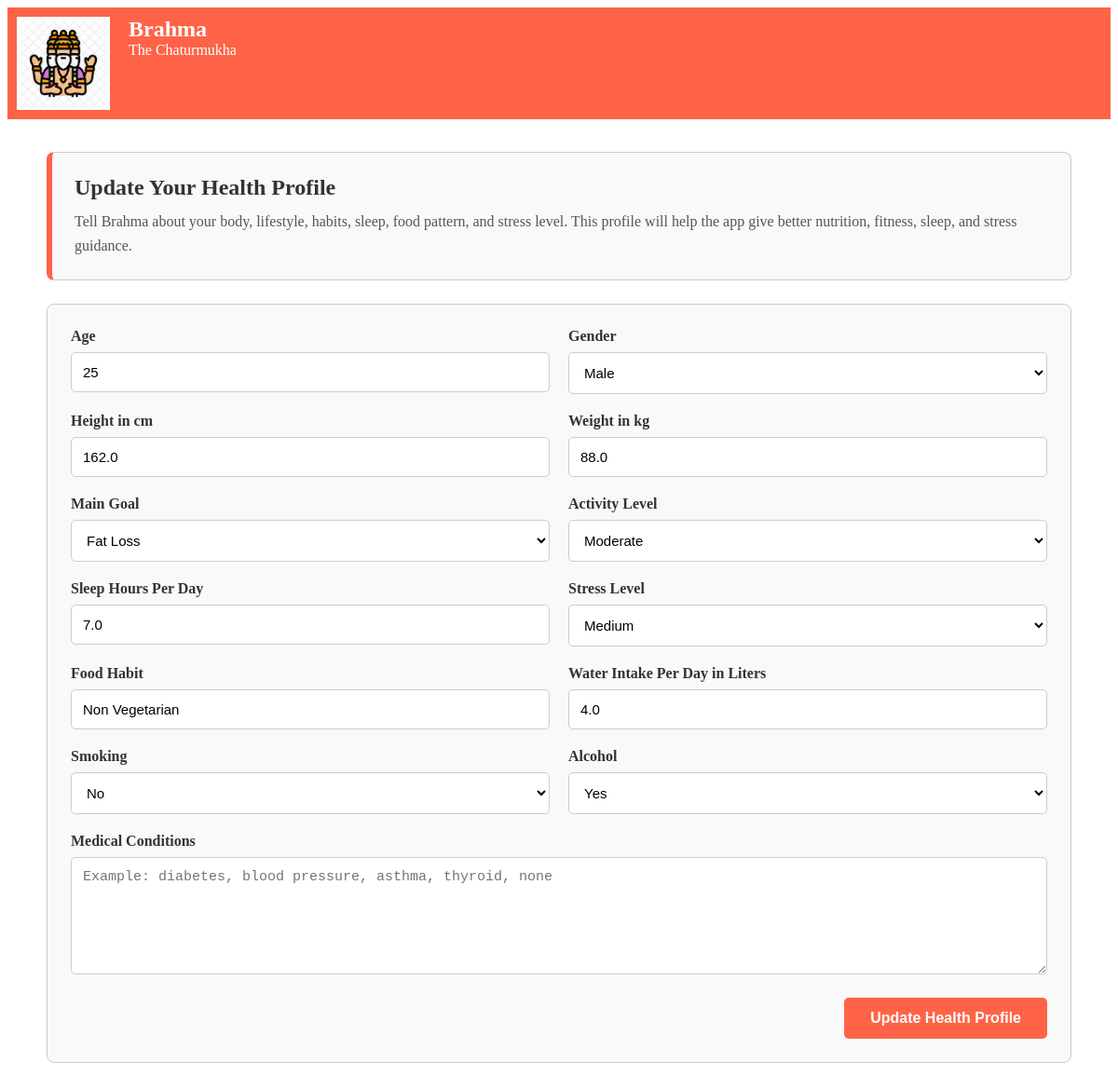
The app's page /profile-setup (signed in) with its own data.
### tables this page shows
CREATE TABLE health_profiles (
                  id integer primary key autoincrement,
                  user_id integer not null unique,
                  age integer not null,
                  gender text not null,
                  height real not null,
                  weight real not null,
                  goal text not null,
                  activity_level text not null,
                  sleep_hours real not null,
                  stress_level text not null,
                  food_habit text,
                  water_intake real,
                  smoking text,
                  alcohol text,
                  medical_conditions text,
                  foreign key (user_id) references users(id)
                  );

### app.py (the view, shortened to what this page needs)
@app.route('/profile-setup', methods=["GET", "POST"])
def profile_setup():
    if 'user_id' not in session:
        return redirect('/login')
    conn = sqlite3.connect("database.db", timeout=10)
    conn.row_factory = sqlite3.Row
    cursor = conn.cursor()
    cursor.execute(
        "select * from health_profiles where user_id=?",
        (session['user_id'],)
    )
    profile = cursor.fetchone()
    conn.close()
    return render_template('health_profile.html', profile=profile)

### templates/health_profile.html (shortened to what this page needs)
{% extends "base.html" %}
{% block content %}
<div class="profile-page">
    <div class="profile-header">
        <h2>{% if profile %}Update Your Health Profile{% else %}Set Up Your Health Profile{% endif %}</h2>
        <p>
            Tell Brahma about your body, lifestyle, habits, sleep, food pattern, and stress level.
            This profile will help the app give better nutrition, fitness, sleep, and stress guidance.
        </p>
    </div>
    <form method="POST" action="/profile-setup" class="profile-form">
        <div class="form-grid">
            <div class="form-group">
                <label>Age</label>
                <input type="number" name="age" min="1" max="120" value="{{ profile['age'] if profile else '' }}" required>
            </div>
            <div class="form-group">
                <label>Gender</label>
                <select name="gender" required>
                    <option value="male" {% if profile and profile['gender'] == 'male' %}selected{% endif %}>Male</option>
                </select>
            </div>
            <div class="form-group">
                <label>Height in cm</label>
                <input type="number" step="0.1" name="height" value="{{ profile['height'] if profile else '' }}" required>
            </div>
            <div class="form-group">
                <label>Weight in kg</label>
                <input type="number" step="0.1" name="weight" value="{{ profile['weight'] if profile else '' }}" required>
            </div>
            <div class="form-group">
                <label>Main Goal</label>
                <select name="goal" required>
                    <option value="fat_loss" {% if profile and profile['goal'] == 'fat_loss' %}selected{% endif %}>Fat Loss</option>
                </select>
            </div>
            <div class="form-group">
                <label>Activity Level</label>
                <select name="activity_level" required>
                    <option value="moderate" {% if profile and profile['activity_level'] == 'moderate' %}selected{% endif %}>Moderate</option>
                </select>
            </div>
            <div class="form-group">
                <label>Sleep Hours Per Day</label>
                <input type="number" step="0.5" name="sleep_hours" value="{{ profile['sleep_hours'] if profile else '' }}" required>
            </div>
            <div class="form-group">
                <label>Stress Level</label>
                <select name="stress_level" required>
                    <option value="medium" {% if profile and profile['stress_level'] == 'medium' %}selected{% endif %}>Medium</option>
                </select>
            </div>
            <div class="form-group">
                <label>Food Habit</label>
                <input type="text" name="food_habit" value="{{ profile['food_habit'] if profile else '' }}" placeholder="Example: vegetarian, junk food, high sugar">
            </div>
            <div class="form-group">
                <label>Water Intake Per Day in Liters</label>
                <input type="number" step="0.1" name="water_intake" value="{{ profile['water_intake'] if profile else '' }}" placeholder="Example: 2.5">
            </div>
            <div class="form-group">
                <label>Smoking</label>
                <select name="smoking">
                    <option value="no" {% if not profile or profile['smoking'] == 'no' %}selected{% endif %}>No</option>
                </select>
            </div>
            <div class="form-group">
                <label>Alcohol</label>
                <select name="alcohol">
                    <option value="yes" {% if profile and profile['alcohol'] == 'yes' %}selected{% endif %}>Yes</option>
                </select>
            </div>
            <div class="form-group full-width">
                <label>Medical Conditions</label>
                <textarea name="medical_conditions" placeholder="Example: diabetes, blood pressure, asthma, thyroid, none">{{ profile['medical_conditions'] if profile else '' }}</textarea>
            </div>
        </div>
        <div class="submit-area">
            <button type="submit" class="submit-btn">{% if profile %}Update Health Profile{% else %}Save Health Profile{% endif %}</button>
        </div>
    </form>
</div>
{% endblock %}

### templates/health_profile.html (style rules this page uses)
.profile-page { max-width: 1100px; margin: 35px auto; padding: 0 20px; }
.profile-header { background-color: #f9f9f9; border: 1px solid #ccc; border-left: 6px solid tomato; border-radius: 8px; padding: 24px; margin-bottom: 25px; }
.profile-header h2 { margin: 0 0 10px; color: #333; }
.profile-header p { margin: 0; color: #555; line-height: 1.6; }
.profile-form { background-color: #f9f9f9; border: 1px solid #ccc; border-radius: 8px; padding: 25px; }
.form-grid { display: grid; grid-template-columns: repeat(2, 1fr); gap: 20px; }
.form-group { display: flex; flex-direction: column; }
.form-group label { font-weight: bold; color: #333; margin-bottom: 8px; }
.form-group input, .form-group select, .form-group textarea { padding: 12px; border: 1px solid #ccc; border-radius: 5px; font-size: 15px; outline: none; background-color: white; }
.form-group textarea { min-height: 100px; resize: vertical; }
.full-width { grid-column: 1 / 3; }
.submit-area { margin-top: 25px; text-align: right; }
.submit-btn { background-color: tomato; color: white; border: none; padding: 13px 28px; border-radius: 5px; font-size: 16px; font-weight: bold; cursor: pointer; }

### records on screen
health_profiles: age "25", gender "Male", height "162.0", weight "88.0", goal "Fat Loss", activity_level "Moderate", sleep_hours "7.0", stress_level "Medium", food_habit "Non Vegetarian", water_intake "4.0", smoking "No", alcohol "Yes"
